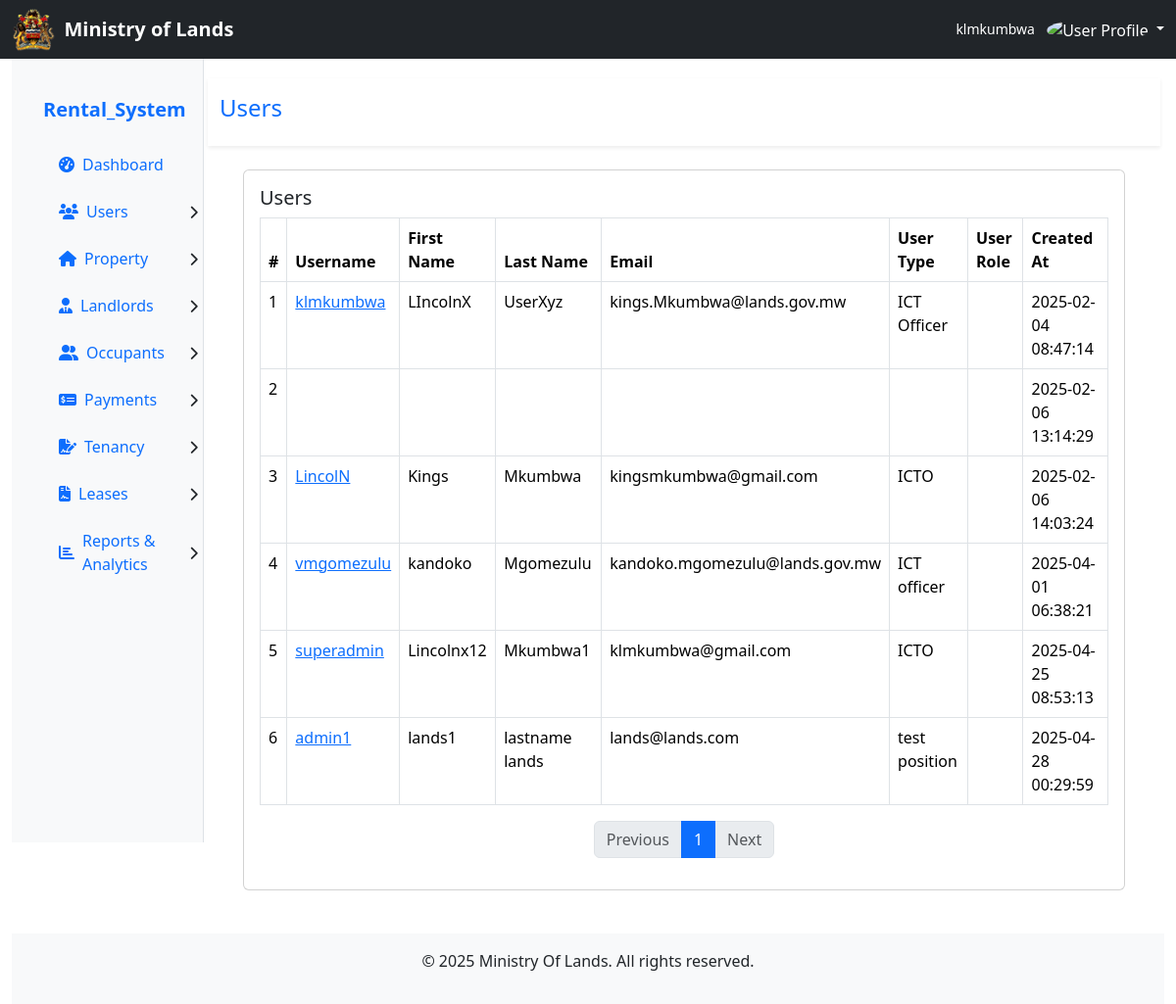
/users.php (signed in), run on the app's committed database.
### tables this page shows
CREATE TABLE IF NOT EXISTS `users` (
  `User_ID` int NOT NULL AUTO_INCREMENT,
  `Username` varchar(50) NOT NULL,
  `First_name` varchar(50) NOT NULL,
  `Last_name` varchar(50) NOT NULL,
  `Email` varchar(100) NOT NULL,
  `Phone` varchar(20) DEFAULT NULL,
  `Designation` varchar(100) DEFAULT NULL,
  `Department` varchar(100) DEFAULT NULL,
  `Password` varchar(255) NOT NULL,
  `Profile_picture` varchar(255) DEFAULT NULL,
  `User_role_ID` int DEFAULT NULL,
  `User_type_ID` int NOT NULL,
  `Created_At` timestamp NULL DEFAULT CURRENT_TIMESTAMP,
  `Updated_At` timestamp NULL DEFAULT CURRENT_TIMESTAMP ON UPDATE CURRENT_TIMESTAMP,
  PRIMARY KEY (`User_ID`),
  UNIQUE KEY `Username` (`Username`),
  UNIQUE KEY `Email` (`Email`),
  KEY `User_role_ID` (`User_role_ID`),
  KEY `User_type_ID` (`User_type_ID`)
);

### pages/view_users_copy.php (the view, shortened to what this page needs)
<?php
$users_count_query = "SELECT COUNT(*) AS total_users FROM users";
$stmt = $conn->prepare($users_count_query);
$stmt->execute();
$result = $stmt->get_result();
$row = $result->fetch_assoc();
$total_users = $row['total_users'];
$users = array();
$limit = 20;
$page = isset($_GET['page']) && is_numeric($_GET['page']) && $_GET['page'] > 0 ? (int)$_GET['page'] : 1;
$start = ($page - 1) * $limit;
$sql = "SELECT * FROM users LIMIT ?, ?";
$stmt = $conn->prepare($sql);
$stmt->bind_param("ii", $start, $limit);
$stmt->execute();
$result = $stmt->get_result();
if ($result->num_rows > 0) {
    while ($row = $result->fetch_assoc()) {
        $users[] = $row;
    }
}
$total_pages = ceil($total_users / $limit);
?>
            <div class="row bg-white py-3 shadow-sm">
                <div class="col">
                    <h4 class="text-primary">Users</h4>
                </div>
            </div>
            <div class="row p-4">
                <div class="col-md-12">
                    <div class="card">
                        <div class="card-body">
                            <h5 class="card-title">Users</h5>
                            <table class="table table-bordered">
                                <thead>
                                    <tr>
                                        <th>#</th>
                                        <th>Username</th>
                                        <th>First Name</th>
                                        <th>Last Name</th>
                                        <th>Email</th>
                                        <th>User Type</th>
                                        <th>User Role</th>
                                        <th>Created At</th>
                                    </tr>
                                </thead>
                                <tbody>
                                    <?php foreach ($users as $user): ?>
                                        <tr>
                                            <td><?= htmlspecialchars($user['User_ID']); ?></td>
                                            <td><a href="index.php?page=user_details&User_id=<?= htmlspecialchars($user['User_ID']); ?>"><?= htmlspecialchars($user['Username']); ?></a></td>
                                            <td><?= htmlspecialchars($user['First_name']); ?></td>
                                            <td><?= htmlspecialchars($user['Last_name']); ?></td>
                                            <td><?= htmlspecialchars($user['Email']); ?></td>
                                            <td><?= htmlspecialchars($user['Designation']?? ''); ?></td>
                                            <td><?= htmlspecialchars($user['user_type_id']?? ''); ?></td>
                                            <td><?= htmlspecialchars($user['Created_At']); ?></td>
                                        </tr>
                                    <?php endforeach; ?>
                                </tbody>
                            </table>
                            <nav>
                                <ul class="pagination justify-content-center">
                                    <li class="page-item <?= ($page <= 1) ? 'disabled' : '' ?>">
                                        <a class="page-link" href="?page=<?= $page - 1 ?>">Previous</a>
                                    </li>
                                    <?php for ($i = 1; $i <= $total_pages; $i++): ?>
                                        <li class="page-item <?= ($i == $page) ? 'active' : '' ?>">
                                            <a class="page-link" href="?page=<?= $i ?>"><?= $i ?></a>
                                        </li>
                                    <?php endfor; ?>
                                    <li class="page-item <?= ($page >= $total_pages) ? 'disabled' : '' ?>">
                                        <a class="page-link" href="?page=<?= $page + 1 ?>">Next</a>
                                    </li>
                                </ul>
                            </nav>
                        </div>
                    </div>
                </div>
            </div>

### data on the page
users: User_ID "1", Username "klmkumbwa", First_name "LIncolnX", Last_name "UserXyz", Email "kings.Mkumbwa@lands.gov.mw", Designation "ICT Officer", Created_At "2025-02-04 08:47:14"
users: User_ID "2", Created_At "2025-02-06 13:14:29"
users: User_ID "3", Username "LincolN", First_name "Kings", Last_name "Mkumbwa", Email "kingsmkumbwa@gmail.com", Designation "ICTO", Created_At "2025-02-06 14:03:24"
users: User_ID "4", Username "vmgomezulu", First_name "kandoko", Last_name "Mgomezulu", Email "kandoko.mgomezulu@lands.gov.mw", Designation "ICT officer", Created_At "2025-04-01 06:38:21"
users: User_ID "5", Username "superadmin", First_name "Lincolnx12", Last_name "Mkumbwa1", Email "klmkumbwa@gmail.com", Designation "ICTO", Created_At "2025-04-25 08:53:13"
users: User_ID "6", Username "admin1", First_name "lands1", Last_name "lastname lands", Email "lands@lands.com", Designation "test position", Created_At "2025-04-28 00:29:59"

### other printed values
$username "klmkumbwa"
